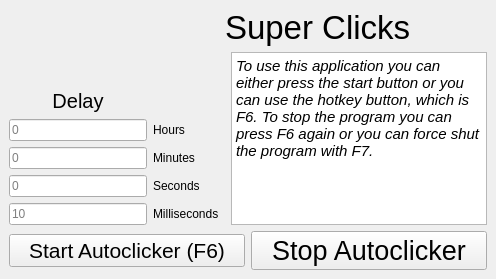
<?xml version="1.0" encoding="UTF-8"?>
<ui version="4.0">
 <class>mainWindow</class>
 <widget class="QMainWindow" name="mainWindow">
  <property name="windowModality">
   <enum>Qt::ApplicationModal</enum>
  </property>
  <property name="geometry">
   <rect>
    <x>0</x>
    <y>0</y>
    <width>496</width>
    <height>279</height>
   </rect>
  </property>
  <property name="sizePolicy">
   <sizepolicy hsizetype="Preferred" vsizetype="Preferred">
    <horstretch>0</horstretch>
    <verstretch>0</verstretch>
   </sizepolicy>
  </property>
  <property name="minimumSize">
   <size>
    <width>496</width>
    <height>279</height>
   </size>
  </property>
  <property name="maximumSize">
   <size>
    <width>496</width>
    <height>279</height>
   </size>
  </property>
  <property name="font">
   <font>
    <family>Microsoft Sans Serif</family>
   </font>
  </property>
  <property name="mouseTracking">
   <bool>false</bool>
  </property>
  <property name="windowTitle">
   <string>Super-Clicker</string>
  </property>
  <widget class="QWidget" name="centralwidget">
   <layout class="QGridLayout" name="gridLayout_3">
    <item row="0" column="0" rowspan="2">
     <layout class="QGridLayout" name="gridLayout">
      <item row="0" column="0">
       <widget class="QLabel" name="delayLabel">
        <property name="font">
         <font>
          <pointsize>15</pointsize>
         </font>
        </property>
        <property name="text">
         <string>Delay</string>
        </property>
        <property name="alignment">
         <set>Qt::AlignBottom|Qt::AlignHCenter</set>
        </property>
       </widget>
      </item>
      <item row="1" column="0">
       <widget class="QLineEdit" name="hInput">
        <property name="text">
         <string/>
        </property>
        <property name="placeholderText">
         <string>0</string>
        </property>
       </widget>
      </item>
      <item row="1" column="1">
       <widget class="QLabel" name="hLabel">
        <property name="text">
         <string>Hours</string>
        </property>
       </widget>
      </item>
      <item row="2" column="0">
       <widget class="QLineEdit" name="mInput">
        <property name="text">
         <string/>
        </property>
        <property name="placeholderText">
         <string>0</string>
        </property>
       </widget>
      </item>
      <item row="2" column="1">
       <widget class="QLabel" name="mLabel">
        <property name="text">
         <string>Minutes</string>
        </property>
       </widget>
      </item>
      <item row="3" column="0">
       <widget class="QLineEdit" name="sInput">
        <property name="text">
         <string/>
        </property>
        <property name="placeholderText">
         <string>0</string>
        </property>
       </widget>
      </item>
      <item row="3" column="1">
       <widget class="QLabel" name="sLabel">
        <property name="text">
         <string>Seconds</string>
        </property>
       </widget>
      </item>
      <item row="4" column="0">
       <widget class="QLineEdit" name="msInput">
        <property name="text">
         <string/>
        </property>
        <property name="placeholderText">
         <string>10</string>
        </property>
       </widget>
      </item>
      <item row="4" column="1">
       <widget class="QLabel" name="msLabel">
        <property name="text">
         <string>Milliseconds</string>
        </property>
       </widget>
      </item>
     </layout>
    </item>
    <item row="0" column="1" colspan="2">
     <widget class="QLabel" name="mainTitle">
      <property name="font">
       <font>
        <pointsize>25</pointsize>
       </font>
      </property>
      <property name="text">
       <string>Super Clicks</string>
      </property>
     </widget>
    </item>
    <item row="1" column="2">
     <widget class="QTextBrowser" name="descLabel">
      <property name="html">
       <string>&lt;!DOCTYPE HTML PUBLIC &quot;-//W3C//DTD HTML 4.0//EN&quot; &quot;http://www.w3.org/TR/REC-html40/strict.dtd&quot;&gt;
&lt;html&gt;&lt;head&gt;&lt;meta name=&quot;qrichtext&quot; content=&quot;1&quot; /&gt;&lt;style type=&quot;text/css&quot;&gt;
p, li { white-space: pre-wrap; }
&lt;/style&gt;&lt;/head&gt;&lt;body style=&quot; font-family:'Microsoft Sans Serif'; font-size:8.1pt; font-weight:400; font-style:normal;&quot;&gt;
&lt;p style=&quot; margin-top:0px; margin-bottom:0px; margin-left:0px; margin-right:0px; -qt-block-indent:0; text-indent:0px;&quot;&gt;&lt;span style=&quot; font-size:11pt; font-style:italic;&quot;&gt;To use this application you can either press the start button or you can use the hotkey button, which is F6. To stop the program you can press F6 again or you can force shut the program with F7.&lt;/span&gt;&lt;/p&gt;&lt;/body&gt;&lt;/html&gt;</string>
      </property>
     </widget>
    </item>
    <item row="2" column="0" colspan="3">
     <layout class="QGridLayout" name="gridLayout_2">
      <item row="0" column="0">
       <widget class="QPushButton" name="startButton">
        <property name="font">
         <font>
          <pointsize>16</pointsize>
         </font>
        </property>
        <property name="text">
         <string>Start Autoclicker (F6)</string>
        </property>
       </widget>
      </item>
      <item row="0" column="1">
       <widget class="QPushButton" name="stopButton">
        <property name="font">
         <font>
          <pointsize>20</pointsize>
         </font>
        </property>
        <property name="text">
         <string>Stop Autoclicker</string>
        </property>
       </widget>
      </item>
     </layout>
    </item>
   </layout>
  </widget>
 </widget>
 <resources/>
 <connections/>
</ui>
